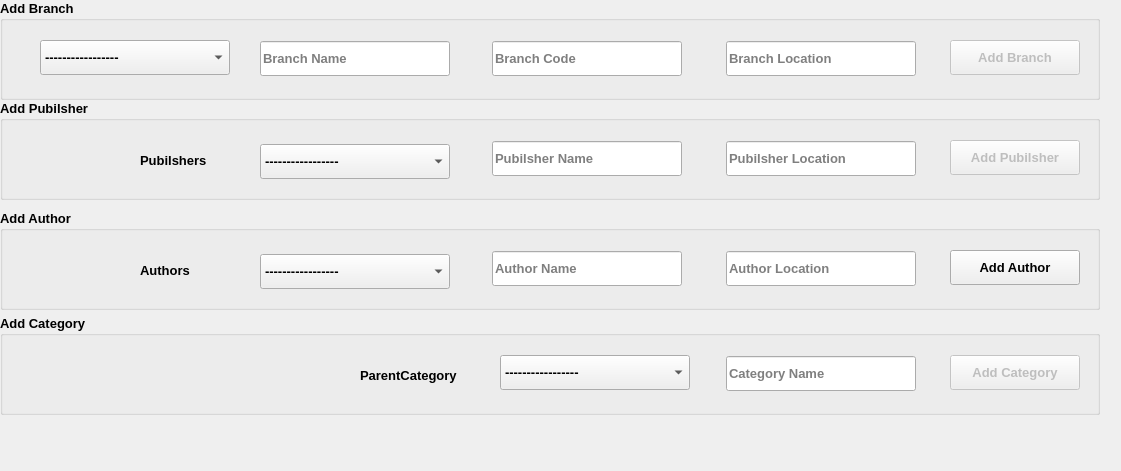
      <widget class="QWidget" name="page">
       <property name="geometry">
        <rect>
         <x>0</x>
         <y>0</y>
         <width>1121</width>
         <height>471</height>
        </rect>
       </property>
       <attribute name="label">
        <string>Add data</string>
       </attribute>
       <widget class="QGroupBox" name="groupBox">
        <property name="geometry">
         <rect>
          <x>0</x>
          <y>0</y>
          <width>1100</width>
          <height>100</height>
         </rect>
        </property>
        <property name="font">
         <font>
          <family>Arial</family>
          <pointsize>10</pointsize>
          <weight>75</weight>
          <bold>true</bold>
         </font>
        </property>
        <property name="title">
         <string>Add Branch</string>
        </property>
        <widget class="QLineEdit" name="lineEdit_13">
         <property name="geometry">
          <rect>
           <x>260</x>
           <y>41</y>
           <width>190</width>
           <height>35</height>
          </rect>
         </property>
         <property name="font">
          <font>
           <family>Arial</family>
           <pointsize>10</pointsize>
           <weight>75</weight>
           <bold>true</bold>
          </font>
         </property>
         <property name="placeholderText">
          <string>Branch Name </string>
         </property>
        </widget>
        <widget class="QLineEdit" name="lineEdit_22">
         <property name="geometry">
          <rect>
           <x>492</x>
           <y>41</y>
           <width>190</width>
           <height>35</height>
          </rect>
         </property>
         <property name="font">
          <font>
           <family>Arial</family>
           <pointsize>10</pointsize>
           <weight>75</weight>
           <bold>true</bold>
          </font>
         </property>
         <property name="placeholderText">
          <string>Branch Code</string>
         </property>
        </widget>
        <widget class="QLineEdit" name="lineEdit_23">
         <property name="geometry">
          <rect>
           <x>726</x>
           <y>41</y>
           <width>190</width>
           <height>35</height>
          </rect>
         </property>
         <property name="font">
          <font>
           <family>Arial</family>
           <pointsize>10</pointsize>
           <weight>75</weight>
           <bold>true</bold>
          </font>
         </property>
         <property name="inputMask">
          <string/>
         </property>
         <property name="placeholderText">
          <string>Branch Location</string>
         </property>
        </widget>
        <widget class="QPushButton" name="pushButton_19">
         <property name="enabled">
          <bool>false</bool>
         </property>
         <property name="geometry">
          <rect>
           <x>950</x>
           <y>40</y>
           <width>130</width>
           <height>35</height>
          </rect>
         </property>
         <property name="font">
          <font>
           <family>Arial</family>
           <pointsize>10</pointsize>
           <weight>75</weight>
           <bold>true</bold>
          </font>
         </property>
         <property name="text">
          <string>Add Branch</string>
         </property>
        </widget>
        <widget class="QComboBox" name="comboBox_27">
         <property name="geometry">
          <rect>
           <x>40</x>
           <y>40</y>
           <width>190</width>
           <height>35</height>
          </rect>
         </property>
         <property name="font">
          <font>
           <family>Arial</family>
           <pointsize>10</pointsize>
           <weight>75</weight>
           <bold>true</bold>
          </font>
         </property>
         <item>
          <property name="text">
           <string>-----------------</string>
          </property>
         </item>
        </widget>
       </widget>
       <widget class="QGroupBox" name="groupBox_2">
        <property name="geometry">
         <rect>
          <x>0</x>
          <y>100</y>
          <width>1100</width>
          <height>100</height>
         </rect>
        </property>
        <property name="font">
         <font>
          <family>Arial</family>
          <pointsize>10</pointsize>
          <weight>75</weight>
          <bold>true</bold>
         </font>
        </property>
        <property name="title">
         <string>Add Pubilsher</string>
        </property>
        <widget class="QLineEdit" name="lineEdit_25">
         <property name="geometry">
          <rect>
           <x>492</x>
           <y>41</y>
           <width>190</width>
           <height>35</height>
          </rect>
         </property>
         <property name="font">
          <font>
           <family>Arial</family>
           <pointsize>10</pointsize>
           <weight>75</weight>
           <bold>true</bold>
          </font>
         </property>
         <property name="placeholderText">
          <string>Pubilsher Name </string>
         </property>
        </widget>
        <widget class="QLineEdit" name="lineEdit_24">
         <property name="geometry">
          <rect>
           <x>726</x>
           <y>41</y>
           <width>190</width>
           <height>35</height>
          </rect>
         </property>
         <property name="font">
          <font>
           <family>Arial</family>
           <pointsize>10</pointsize>
           <weight>75</weight>
           <bold>true</bold>
          </font>
         </property>
         <property name="placeholderText">
          <string>Pubilsher Location</string>
         </property>
        </widget>
        <widget class="QPushButton" name="pushButton_20">
         <property name="enabled">
          <bool>false</bool>
         </property>
         <property name="geometry">
          <rect>
           <x>950</x>
           <y>40</y>
           <width>130</width>
           <height>35</height>
          </rect>
         </property>
         <property name="font">
          <font>
           <family>Arial</family>
           <pointsize>10</pointsize>
           <weight>75</weight>
           <bold>true</bold>
          </font>
         </property>
         <property name="text">
          <string>Add Pubilsher</string>
         </property>
        </widget>
        <widget class="QComboBox" name="comboBox_26">
         <property name="geometry">
          <rect>
           <x>260</x>
           <y>44</y>
           <width>190</width>
           <height>35</height>
          </rect>
         </property>
         <property name="font">
          <font>
           <family>Arial</family>
           <pointsize>10</pointsize>
           <weight>75</weight>
           <bold>true</bold>
          </font>
         </property>
         <item>
          <property name="text">
           <string>-----------------</string>
          </property>
         </item>
        </widget>
        <widget class="QLabel" name="label_42">
         <property name="geometry">
          <rect>
           <x>140</x>
           <y>50</y>
           <width>101</width>
           <height>20</height>
          </rect>
         </property>
         <property name="font">
          <font>
           <family>Arial</family>
           <pointsize>10</pointsize>
           <weight>75</weight>
           <bold>true</bold>
          </font>
         </property>
         <property name="text">
          <string>Pubilshers</string>
         </property>
        </widget>
       </widget>
       <widget class="QGroupBox" name="groupBox_3">
        <property name="geometry">
         <rect>
          <x>0</x>
          <y>210</y>
          <width>1100</width>
          <height>100</height>
         </rect>
        </property>
        <property name="font">
         <font>
          <family>Arial</family>
          <pointsize>10</pointsize>
          <weight>75</weight>
          <bold>true</bold>
         </font>
        </property>
        <property name="title">
         <string>Add Author</string>
        </property>
        <widget class="QPushButton" name="pushButton_21">
         <property name="enabled">
          <bool>true</bool>
         </property>
         <property name="geometry">
          <rect>
           <x>950</x>
           <y>40</y>
           <width>130</width>
           <height>35</height>
          </rect>
         </property>
         <property name="font">
          <font>
           <family>Arial</family>
           <pointsize>10</pointsize>
           <weight>75</weight>
           <bold>true</bold>
          </font>
         </property>
         <property name="text">
          <string>Add Author</string>
         </property>
        </widget>
        <widget class="QLineEdit" name="lineEdit_26">
         <property name="geometry">
          <rect>
           <x>492</x>
           <y>41</y>
           <width>190</width>
           <height>35</height>
          </rect>
         </property>
         <property name="font">
          <font>
           <family>Arial</family>
           <pointsize>10</pointsize>
           <weight>75</weight>
           <bold>true</bold>
          </font>
         </property>
         <property name="placeholderText">
          <string>Author Name </string>
         </property>
        </widget>
        <widget class="QLineEdit" name="lineEdit_27">
         <property name="geometry">
          <rect>
           <x>726</x>
           <y>41</y>
           <width>190</width>
           <height>35</height>
          </rect>
         </property>
         <property name="font">
          <font>
           <family>Arial</family>
           <pointsize>10</pointsize>
           <weight>75</weight>
           <bold>true</bold>
          </font>
         </property>
         <property name="placeholderText">
          <string>Author Location </string>
         </property>
        </widget>
        <widget class="QComboBox" name="comboBox_25">
         <property name="geometry">
          <rect>
           <x>260</x>
           <y>44</y>
           <width>190</width>
           <height>35</height>
          </rect>
         </property>
         <property name="font">
          <font>
           <family>Arial</family>
           <pointsize>10</pointsize>
           <weight>75</weight>
           <bold>true</bold>
          </font>
         </property>
         <item>
          <property name="text">
           <string>-----------------</string>
          </property>
         </item>
        </widget>
        <widget class="QLabel" name="label_41">
         <property name="geometry">
          <rect>
           <x>140</x>
           <y>50</y>
           <width>101</width>
           <height>20</height>
          </rect>
         </property>
         <property name="font">
          <font>
           <family>Arial</family>
           <pointsize>10</pointsize>
           <weight>75</weight>
           <bold>true</bold>
          </font>
         </property>
         <property name="text">
          <string>Authors</string>
         </property>
        </widget>
       </widget>
       <widget class="QGroupBox" name="groupBox_4">
        <property name="geometry">
         <rect>
          <x>0</x>
          <y>315</y>
          <width>1100</width>
          <height>100</height>
         </rect>
        </property>
        <property name="font">
         <font>
          <family>Arial</family>
          <pointsize>10</pointsize>
          <weight>75</weight>
          <bold>true</bold>
         </font>
        </property>
        <property name="title">
         <string>Add Category</string>
        </property>
        <widget class="QPushButton" name="pushButton_23">
         <property name="enabled">
          <bool>false</bool>
         </property>
         <property name="geometry">
          <rect>
           <x>950</x>
           <y>40</y>
           <width>130</width>
           <height>35</height>
          </rect>
         </property>
         <property name="font">
          <font>
           <family>Arial</family>
           <pointsize>10</pointsize>
           <weight>75</weight>
           <bold>true</bold>
          </font>
         </property>
         <property name="text">
          <string>Add Category</string>
         </property>
        </widget>
        <widget class="QLineEdit" name="lineEdit_31">
         <property name="geometry">
          <rect>
           <x>726</x>
           <y>41</y>
           <width>190</width>
           <height>35</height>
          </rect>
         </property>
         <property name="font">
          <font>
           <family>Arial</family>
           <pointsize>10</pointsize>
           <weight>75</weight>
           <bold>true</bold>
          </font>
         </property>
         <property name="placeholderText">
          <string>Category Name </string>
         </property>
        </widget>
        <widget class="QComboBox" name="comboBox_13">
         <property name="geometry">
          <rect>
           <x>500</x>
           <y>40</y>
           <width>190</width>
           <height>35</height>
          </rect>
         </property>
         <property name="font">
          <font>
           <family>Arial</family>
           <pointsize>10</pointsize>
           <weight>75</weight>
           <bold>true</bold>
          </font>
         </property>
         <item>
          <property name="text">
           <string>-----------------</string>
          </property>
         </item>
        </widget>
        <widget class="QLabel" name="label_24">
         <property name="geometry">
          <rect>
           <x>360</x>
           <y>50</y>
           <width>101</width>
           <height>20</height>
          </rect>
         </property>
         <property name="font">
          <font>
           <family>Arial</family>
           <pointsize>10</pointsize>
           <weight>75</weight>
           <bold>true</bold>
          </font>
         </property>
         <property name="text">
          <string>ParentCategory</string>
         </property>
        </widget>
       </widget>
      </widget>
